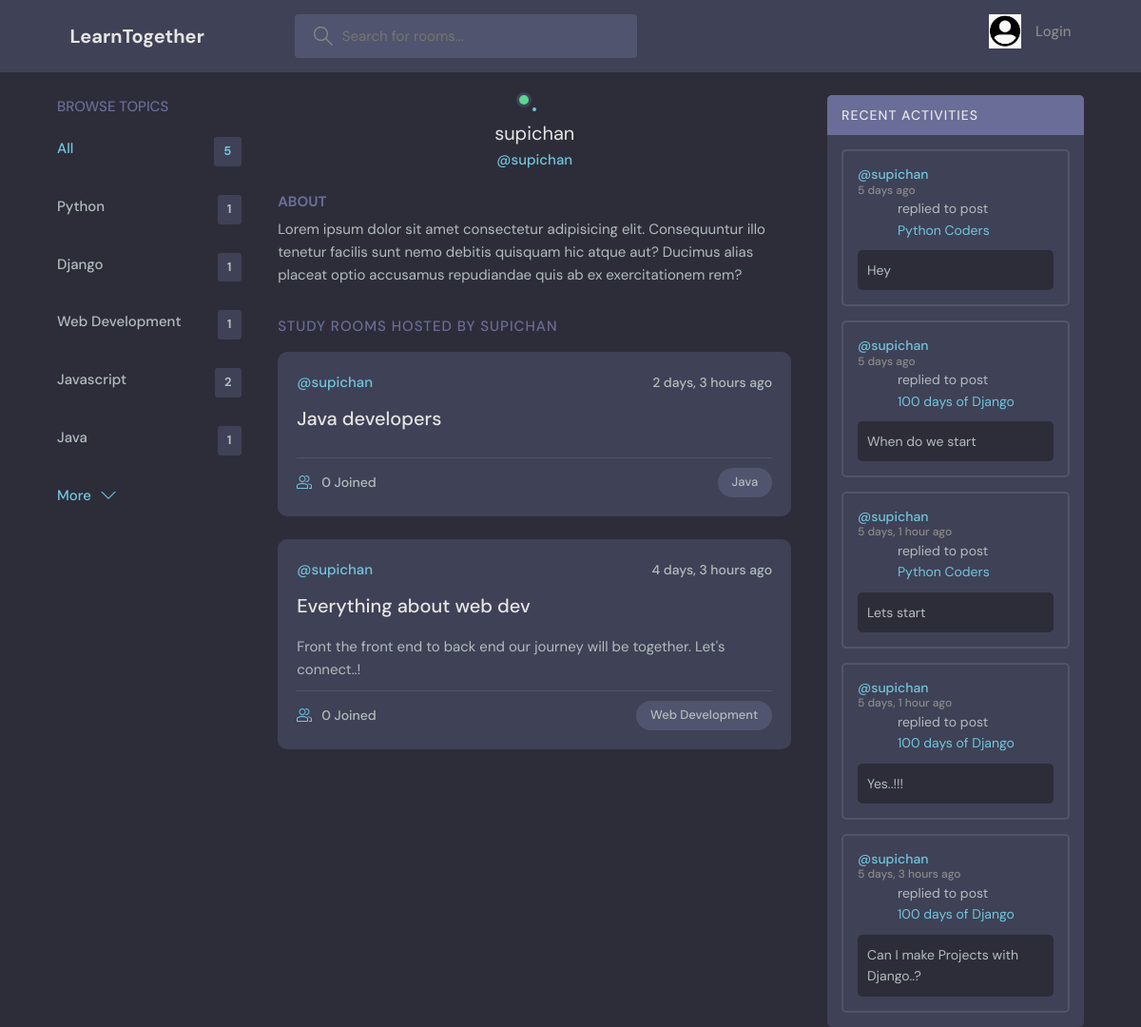
Before: /profile/3 with the older database file.
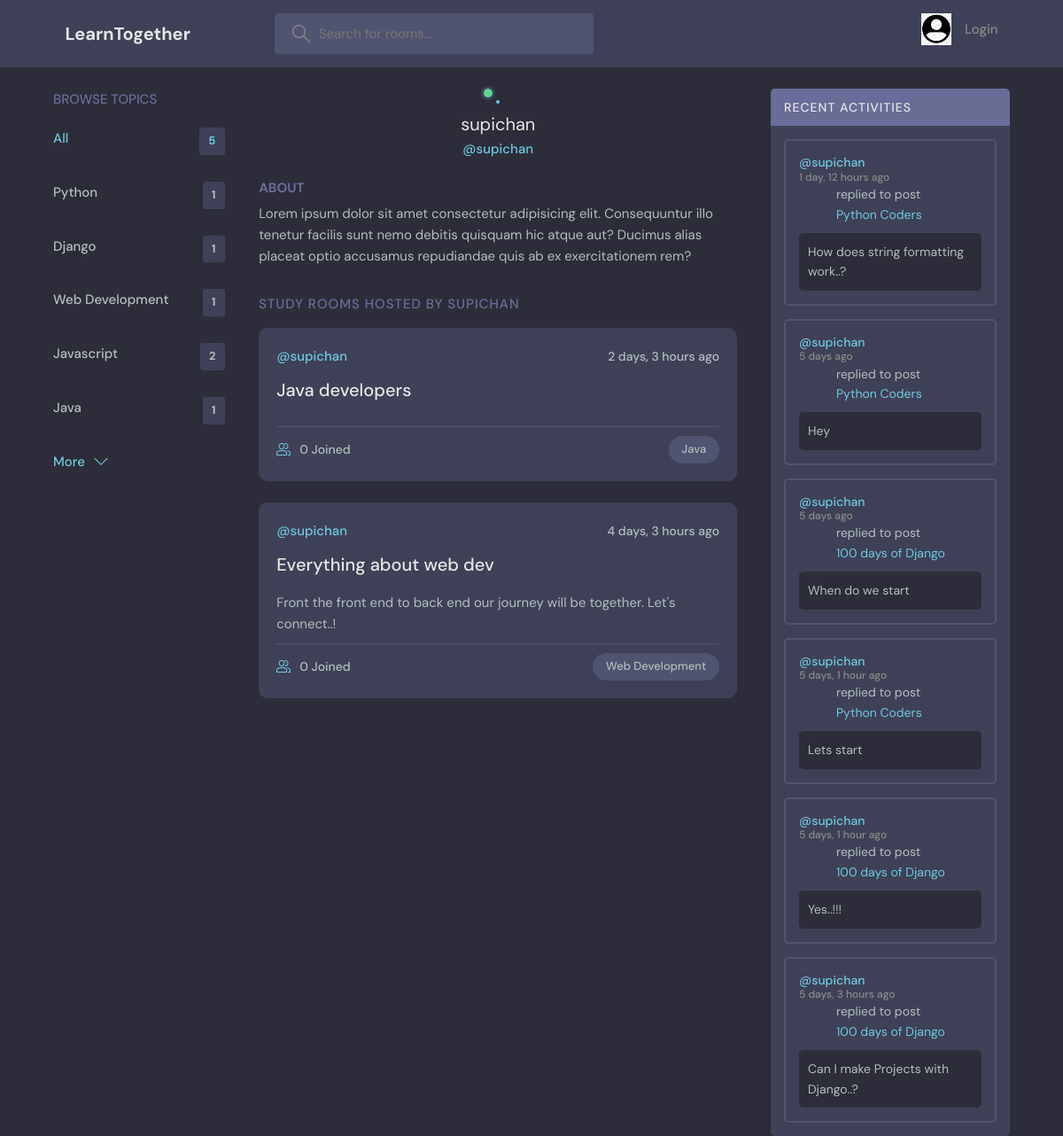
After: the same page with the newer database file.
### base/models.py (models this page shows, shortened)
class Topic(models.Model):
    name=models.CharField(max_length=100)

class Room(models.Model):
    host=models.ForeignKey(User,on_delete=models.SET_NULL,null=True)
    topic=models.ForeignKey(Topic,on_delete=models.SET_NULL,null=True)
    name=models.CharField(max_length= 100)
    description=models.TextField(null=True, blank=True)
    participants=models.ManyToManyField(User,related_name='participants',blank=True,null=True)
    updated=models.DateTimeField(auto_now=True)
    created=models.DateTimeField(auto_now_add=True)
    class Meta:
        ordering=['-updated', '-created']
    def __str__(self):
        return self.name

class Message(models.Model):
    user=models.ForeignKey(User,on_delete=models.CASCADE)
    room=models.ForeignKey(Room,on_delete=models.CASCADE)
    body=models.TextField()
    updated=models.DateTimeField(auto_now=True)
    created=models.DateTimeField(auto_now_add=True)
    class Meta:
        ordering=['-updated', '-created']

### base/views.py (the view)
# urls.py: path('profile/<int:pk>',views.userProfile,name="user-profile"),
def userProfile(request,pk):
    user=User.objects.get(id=pk)
    rooms=user.room_set.all()
    room_messages=user.message_set.all()
    topics=Topic.objects.all()
    context={'user':user,'rooms':rooms,'room_messages':room_messages,'topics':topics}
    return render(request, 'base/profile.html',context)

### base/templates/base/profile.html (shortened to what this page needs)
{% extends 'main.html' %}
{% block content %}
  <main class="profile-page layout layout--3">
    <div class="container">
      {% include 'base/topics_component.html' %}
      <div class="roomList">
        <div class="profile">
          <div class="profile__avatar">
            <div class="avatar avatar--large active">
            </div>
          </div>
          <div class="profile__info">
            <h3>{{user.username}}</h3>
            <p>@{{user.username}}</p>
          </div>
          <div class="profile__about">
            <h3>About</h3>
            <p>
              Lorem ipsum dolor sit amet consectetur adipisicing elit. Consequuntur illo tenetur
              facilis sunt nemo debitis quisquam hic atque aut? Ducimus alias placeat optio
              accusamus repudiandae quis ab ex exercitationem rem?
            </p>
          </div>
        </div>
        <div class="roomList__header">
          <div>
            <h2>Study Rooms Hosted by {{user.username}}</a>
            </h2>
          </div>
        </div>
        {% include 'base/feed_comp.html' %}
      </div>
      {% include 'base/activity.html'%}
    </div>
  </main>
{% endblock %}

### templates/main.html (shortened to what this page needs)
<!DOCTYPE html>
{% load static %}
<html lang="en">
  <head>
    <link rel="stylesheet" href="{% static 'styles/style.css' %}" />
  </head>
  <body>
    {%include 'navbar.html'%}
    {% block content%}
    {% endblock %}
  </body>
</html>

### templates/navbar.html (shortened to what this page needs)
{% load static %}
<header class="header header--loggedIn">
    <div class="container">
      <a href="{% url 'home' %}" class="header__logo">
        <h1>LearnTogether</h1>
      </a>
      <form class="header__search" method="GET" action="{% url 'home' %}" >
        <label>
          <input name="q" placeholder="Search for rooms..." />
        </label>
      </form>
      <nav class="header__menu">
        {% if request.user.is_authenticated %}
        <div class="header__user">
          <a href="{% url 'user-update' %}">
            <div class="avatar avatar--medium active">
            </div>
            <p>{{request.user}} <span>@{{request.user}}</span></p>
          </a>
          <button class="dropdown-button">
            <svg version="1.1" xmlns="http://www.w3.org/2000/svg" width="32" height="32" viewBox="0 0 32 32">
              <title>chevron-down</title>
              <path d="M16 21l-13-13h-3l16 16 16-16h-3l-13 13z"></path>
            </svg>
          </button>
        </div>
        {% else %}
         <a href="{% url 'login' %}">
          <img src="{% static 'images/avatarr.jpg' %}" />
          <p>Login</p>
        </a>
        {% endif %}
      </nav>
    </div>
  </header>

### base/templates/base/topics_component.html
<div class="topics">
    <div class="topics__header">
      <h2>Browse Topics</h2>
    </div>
    <ul class="topics__list">
      <li>
        <a href="{% url 'home' %}" class="active">All <span>{{topics.count}} </span></a>
      </li>
      {% for topic in topics %}
      <li>
        <a href="{% url 'home' %}?q={{topic.name}}">{{topic.name}}<span>{{topic.room_set.all.count}} </span></a>
      </li>
      {% endfor %}
    </ul>
    <a class="btn btn--link" href="{% url 'topicpage' %}">
      More
      <svg version="1.1" xmlns="http://www.w3.org/2000/svg" width="32" height="32" viewBox="0 0 32 32">
        <title>chevron-down</title>
        <path d="M16 21l-13-13h-3l16 16 16-16h-3l-13 13z"></path>
      </svg>
    </a>
  </div>

### base/templates/base/feed_comp.html (shortened to what this page needs)
{% for room in rooms %}
<div class="roomListRoom">
  <div class="roomListRoom__header">
    <a href="{% url 'user-profile' room.host.id %}" class="roomListRoom__author">
      <span>@{{room.host.username}}</span>
    </a>
    <div class="roomListRoom__actions">
      <span>{{room.created|timesince}} ago</span>
    </div>
  </div>
  <div class="roomListRoom__content">
    <a href="{% url 'room' room.id %}">{{room.name}}</a>
    <p>
      {{room.description}}
    </p>
  </div>
  <div class="roomListRoom__meta">
    <a href="{% url 'room' room.id %}" class="roomListRoom__joined">
      {{room.participants.all.count}} Joined
    </a>
    <p class="roomListRoom__topic">{{room.topic.name}} </p>
  </div>
</div>
{% endfor %}

### base/templates/base/activity.html (shortened to what this page needs)
<div class="activities">
  <div class="activities__header">
    <h2>Recent Activities</h2>
  </div>
  {% for msg in room_messages %}
  <div class="activities__box">
    <div class="activities__boxHeader roomListRoom__header">
      <a href="{% url 'user-profile' msg.user.id  %}" class="roomListRoom__author">
        <p>
          @{{msg.user.username}}
          <span>{{msg.created|timesince }} ago </span>
        </p>
      </a>
    </div>
    <div class="activities__boxContent">
      <p>replied to post <a href="{% url 'room' msg.room.id %}">{{msg.room}}</a></p>
      <div class="activities__boxRoomContent">
{{msg.body}}
     </div>
    </div>
  </div>
  {% endfor %}
</div>

Changed rows visible on the page:
added Message: user.username "supichan", created "1 day, 12 hours", room "Python Coders", body "How does string formatting work..?"
